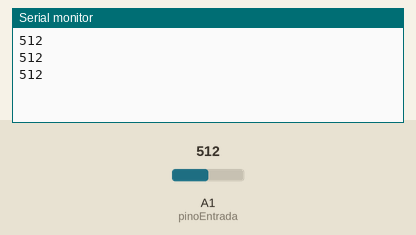
A sketch run on a simulated Arduino Uno, built with avr-gcc and run on an emulated ATmega328P. On the bench: the last lines printed to the serial monitor. The test bench sets the inputs (shaded band); at power-on: A1 (pinoEntrada) = 512.

Above: at 1.3 s.
1.4 s: A1 (pinoEntrada) set to 716
At 1.9 s:
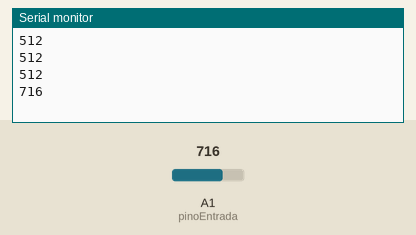
2.9 s: A1 (pinoEntrada) set to 900
At 3.4 s:
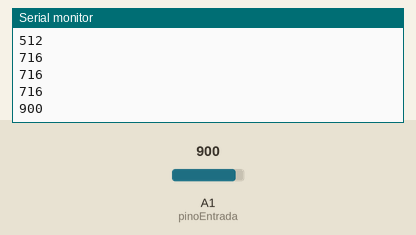
Timing chart, 0 to 5.9 s (numbered marks = the images above; inputs shaded):
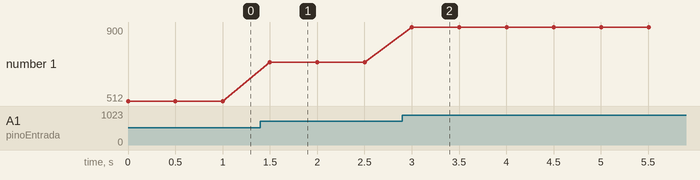

The sketch:

LeituraAnalogica.ino
```cpp
/*
 * Lê uma porta analógica e informa o estado pela serial
 */

int pinoEntrada = A1;
int leituraPino;

void setup() {
  //Define a velocidade da transmissão serial
  Serial.begin(9600);
}

void loop() {
  //Lê o pino de entrada
  leituraPino = analogRead(pinoEntrada);

  //Informa o resultado da leitura pela porta serial
  Serial.println(leituraPino);

  //Delay de 0,5s
  delay(500);
}
```

Measured:
- after the input at 1.4 s, the serial monitor: prints a new line after 0.10 s (image 1)
- after the input at 2.9 s, the serial monitor: prints a new line after 0.10 s (image 2)
- plotted number 1: 512 → 716 after the input at 1.4 s, 716 → 900 after the input at 2.9 s
